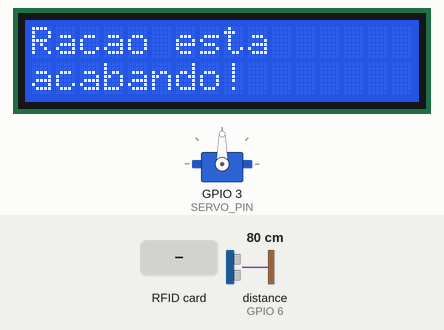
Recording of a sketch running on a simulated ESP32-S3. Shown: 16×2 character LCD, servo. Wiring (inferred from the names in the program): ultrasonic range finder: trigger GPIO 7; echo GPIO 6. Inputs (shaded band) come from the test bench; at power-on: distance to the obstacle (sensor on GPIO 6) 80 cm. The echo pulse lasts 58.3 µs per cm; the local clock reads 2024-03-15 10:24:30 at power-on unless the sketch sets it; EEPROM starts erased; what the sketch prints to the serial monitor is not drawn.

Above: at 2.8 s.
3.4 s: RFID card 00 00 00 01 held to the reader
At 4.9 s:
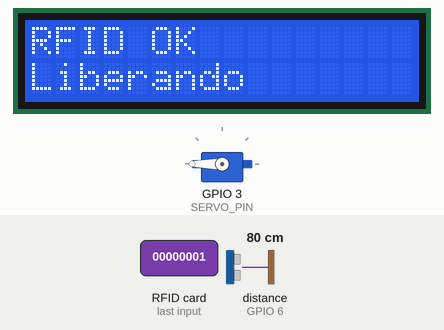
6.4 s: distance to the obstacle (sensor on GPIO 6) set to 13 cm
8.6 s: distance to the obstacle (sensor on GPIO 6) set to 10 cm
At 9.8 s:
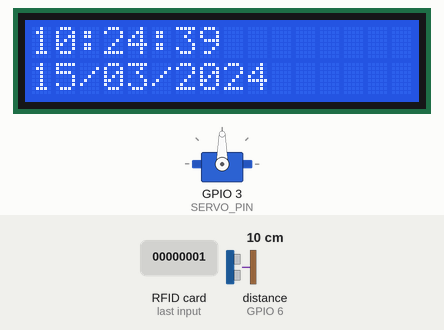
11.6 s: RFID card 5E 7A 19 C4 held to the reader
At 12.4 s:
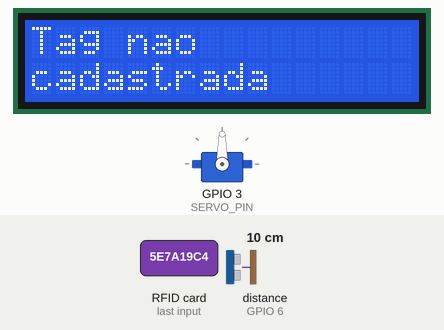
14.6 s: distance to the obstacle (sensor on GPIO 6) set to 18 cm
At 16.0 s:
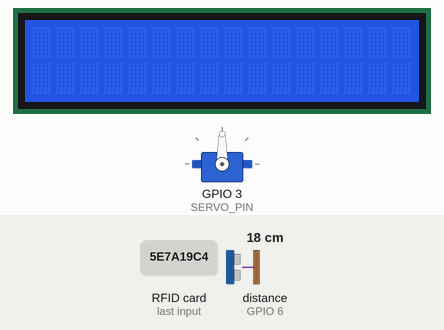
16.5 s: distance to the obstacle (sensor on GPIO 6) set to 2 cm
At 18.3 s:
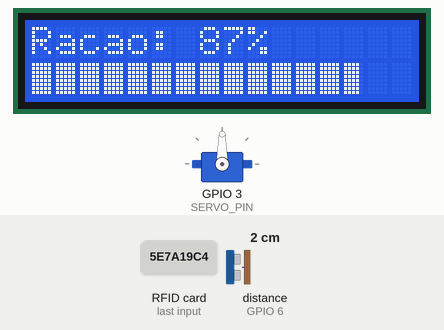
Timing chart, 0 to 19.8 s (numbered marks = the images above; inputs shaded):
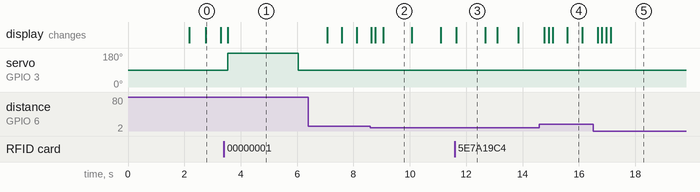

The sketch:

autofeeder_comentado.ino
```cpp
/*
 * ==================================================================
 *  ANIMAL AUTOFEEDER  -  Firmware do protótipo (Arduino Mega 2560)
 *  Physis Engineering
 * ==================================================================
 *
 *  O QUE É
 *  Um alimentador automático que reconhece cada animal pela tag RFID
 *  presa à coleira e libera ração apenas para os animais cadastrados.
 *  Também libera porções automáticas a cada 8 horas e mostra no
 *  display o nível de ração que ainda resta no reservatório.
 *
 *  O PROBLEMA QUE RESOLVE
 *  Em casas com mais de um animal, o pote é compartilhado: um come a
 *  ração do outro e a dieta prescrita pelo veterinário deixa de
 *  existir na prática. Saber quem está no pote resolve isso.
 *
 *  HARDWARE
 *    Arduino Mega 2560     controlador principal
 *    RFID RC522 (3,3 V)    identifica o animal       SPI: SS 53, RST 49
 *    Servo motor           abre e fecha o dosador    pino 3
 *    Ultrassônico HC-SR04  mede o nível de ração     TRIG 7, ECHO 6
 *    RTC DS3231            relógio com bateria       I2C
 *    LCD 16x2 I2C          interface com o tutor     I2C, endereço 0x27
 *
 *  COMO FUNCIONA (a cada volta do laço principal)
 *    1. Procura uma tag RFID no leitor
 *    2. Se a tag estiver cadastrada, libera uma porção
 *    3. Consulta o relógio: se já passaram 8 h da última porção, libera outra
 *    4. Mede o nível de ração (média das últimas 5 leituras)
 *    5. Atualiza o display, alternando as telas a cada 5 s
 *       (ou mostra o alerta piscante, se a ração estiver acabando)
 *
 *  SITUAÇÃO ATUAL
 *  Protótipo validado em bancada durante 48 h de teste contínuo:
 *  100% de leitura RFID até 3 cm, servo sem travamentos com ração de
 *  diferentes tamanhos e relógio sem desvio perceptível.
 *  A próxima fase (ESP32) está descrita no final deste arquivo.
 *
 *  BIBLIOTECAS: LiquidCrystal_I2C, MFRC522, Servo, RTClib (Adafruit)
 */

#include <LiquidCrystal_I2C.h>
#include <SPI.h>
#include <MFRC522.h>
#include <Servo.h>
#include <RTClib.h>
#include <Wire.h>
#include <EEPROM.h>

// ------------------------------------------------------------------
// Pinos
// ------------------------------------------------------------------
#define SS_PIN    53
#define RST_PIN   49
#define SERVO_PIN 3
#define TRIG_PIN  7
#define ECHO_PIN  6

// ------------------------------------------------------------------
// Parâmetros ajustáveis
// ------------------------------------------------------------------
const unsigned long INTERVALO_ALIMENTACAO_S = 8UL * 3600UL;  // porção automática a cada 8 h
const unsigned long TEMPO_TELA_MS     = 5000;   // tempo de cada tela no display
const unsigned long TEMPO_PISCA_MS    = 500;    // ritmo do alerta piscante
const unsigned int  TEMPO_DOSAGEM_MS  = 2500;   // tempo com o dosador aberto = tamanho da porção
const float ALTURA_RESERVATORIO_CM    = 15.0;   // distância do sensor até o fundo (vazio)
const float LIMIAR_RACAO_BAIXA_CM     = 12.0;   // a partir daqui, alerta de ração acabando
const int   EEPROM_ULTIMA_ALIMENTACAO = 0;      // endereço onde o horário fica salvo

// ------------------------------------------------------------------
// Animais cadastrados
// ------------------------------------------------------------------
// Cada linha é o código (UID) da tag RFID de um animal.
// Para descobrir o UID de uma tag nova: abra o Monitor Serial
// (9600 baud) e aproxime a tag do leitor, o código aparece na tela.
const byte TAGS_AUTORIZADAS[][4] = {
  {0x00, 0x00, 0x00, 0x01},   // Animal 1  (exemplo: substituir pelo UID real)
  {0x00, 0x00, 0x00, 0x02},   // Animal 2  (exemplo: substituir pelo UID real)
};
const int NUM_TAGS = sizeof(TAGS_AUTORIZADAS) / sizeof(TAGS_AUTORIZADAS[0]);

// ------------------------------------------------------------------
// Objetos e estado do sistema
// ------------------------------------------------------------------
LiquidCrystal_I2C lcd(0x27, 16, 2);
MFRC522 rfid(SS_PIN, RST_PIN);
Servo servoRacao;
RTC_DS3231 rtc;

unsigned long contadorRFID = 0;      // quantas vezes os animais usaram o alimentador
unsigned long ultimaTrocaTela = 0;
unsigned long ultimoPisca = 0;
uint32_t ultimaAlimentacao = 0;      // horário da última porção (segundos, via RTC)
int  telaAtual = 0;
bool emAlerta = false;
bool piscaAceso = true;

// Média móvel do sensor ultrassônico (5 amostras)
const int NUM_AMOSTRAS = 5;
float amostras[NUM_AMOSTRAS];
int   indiceAmostra = 0;
int   amostrasValidas = 0;

// ------------------------------------------------------------------
// Barra gráfica do display
// ------------------------------------------------------------------
// O LCD permite criar 8 caracteres personalizados (memória CGRAM).
// Criamos 5 blocos com 1 a 5 colunas preenchidas: assim cada uma das
// 16 posições tem 5 níveis, e a barra ganha 80 passos em vez de 16.
void criarCaracteresBarra() {
  for (int colunas = 1; colunas <= 5; colunas++) {
    byte linha = (0x1F << (5 - colunas)) & 0x1F;
    byte desenho[8];
    for (int i = 0; i < 8; i++) desenho[i] = linha;
    lcd.createChar(colunas - 1, desenho);
  }
}

void desenharBarra(int porcentagem) {
  int total = map(porcentagem, 0, 100, 0, 80);
  lcd.setCursor(0, 1);
  for (int i = 0; i < 16; i++) {
    int preenchido = constrain(total - i * 5, 0, 5);
    if (preenchido == 0) lcd.print(" ");
    else lcd.write(byte(preenchido - 1));
  }
}

// ------------------------------------------------------------------
// Identificação do animal
// ------------------------------------------------------------------
bool tagAutorizada() {
  if (rfid.uid.size != 4) return false;   // as tags usadas têm UID de 4 bytes
  for (int t = 0; t < NUM_TAGS; t++) {
    bool igual = true;
    for (int b = 0; b < 4; b++) {
      if (rfid.uid.uidByte[b] != TAGS_AUTORIZADAS[t][b]) igual = false;
    }
    if (igual) return true;
  }
  return false;
}

void imprimirUID() {
  Serial.print("Tag lida: {");
  for (byte i = 0; i < rfid.uid.size; i++) {
    Serial.print("0x");
    if (rfid.uid.uidByte[i] < 0x10) Serial.print("0");
    Serial.print(rfid.uid.uidByte[i], HEX);
    if (i < rfid.uid.size - 1) Serial.print(", ");
  }
  Serial.println("}");
}

// ------------------------------------------------------------------
// Dosagem
// ------------------------------------------------------------------
// O horário da última porção é guardado na EEPROM (memória que não
// apaga sem energia). Se faltar luz, o alimentador volta sabendo
// quando foi a última refeição e não repete nem pula uma porção.
void salvarUltimaAlimentacao() {
  EEPROM.put(EEPROM_ULTIMA_ALIMENTACAO, ultimaAlimentacao);
}

void liberarRacao() {
  servoRacao.write(180);           // abre o dosador
  delay(TEMPO_DOSAGEM_MS);
  servoRacao.write(90);            // fecha
  ultimaAlimentacao = rtc.now().unixtime();
  salvarUltimaAlimentacao();
}

// ------------------------------------------------------------------
// Nível de ração
// ------------------------------------------------------------------
// O sensor mede a distância até a superfície da ração:
// quanto maior a distância, menos ração no reservatório.
// d = (tempo de ida e volta do som x velocidade do som) / 2
float lerDistancia() {
  digitalWrite(TRIG_PIN, LOW);  delayMicroseconds(2);
  digitalWrite(TRIG_PIN, HIGH); delayMicroseconds(10);
  digitalWrite(TRIG_PIN, LOW);
  long duracao = pulseIn(ECHO_PIN, HIGH, 30000);
  if (duracao == 0) return -1;     // sem eco: leitura inválida (sensor solto ou com defeito)
  float distancia = duracao * 0.0343 / 2.0;
  if (distancia > ALTURA_RESERVATORIO_CM) distancia = ALTURA_RESERVATORIO_CM;
  return distancia;
}

// Média das últimas 5 leituras: elimina a oscilação de cerca de
// 0,3 cm observada nos testes e deixa a barra do display estável.
// Leituras inválidas são descartadas. Se o sensor parar de responder,
// o sistema considera o reservatório vazio e mostra o alerta: é mais
// seguro avisar o tutor do que mostrar "cheio" sem saber.
float lerDistanciaMedia() {
  float leitura = lerDistancia();
  if (leitura >= 0) {
    amostras[indiceAmostra] = leitura;
    indiceAmostra = (indiceAmostra + 1) % NUM_AMOSTRAS;
    if (amostrasValidas < NUM_AMOSTRAS) amostrasValidas++;
  }
  if (amostrasValidas == 0) return ALTURA_RESERVATORIO_CM;

  float soma = 0;
  for (int i = 0; i < amostrasValidas; i++) soma += amostras[i];
  return soma / amostrasValidas;
}

// ------------------------------------------------------------------
// Telas do display
// ------------------------------------------------------------------
void mostrarMensagem(const char *linha1, const char *linha2) {
  lcd.clear();
  lcd.setCursor(0, 0); lcd.print(linha1);
  lcd.setCursor(0, 1); lcd.print(linha2);
}

void telaRelogio(DateTime agora) {
  char linha1[17], linha2[17];
  sprintf(linha1, "%02d:%02d:%02d", agora.hour(), agora.minute(), agora.second());
  sprintf(linha2, "%02d/%02d/%04d", agora.day(), agora.month(), agora.year());
  lcd.setCursor(0, 0); lcd.print(linha1);
  lcd.setCursor(0, 1); lcd.print(linha2);
}

void telaNivel(int porcentagem) {
  lcd.setCursor(0, 0);
  lcd.print("Racao: "); lcd.print(porcentagem); lcd.print("%  ");
  desenharBarra(porcentagem);
}

void telaContador() {
  lcd.setCursor(0, 0); lcd.print("Pet utilizou:");
  lcd.setCursor(0, 1); lcd.print(contadorRFID); lcd.print(" vezes");
}

// Alerta de ração baixa: interrompe as telas normais e pisca
// a mensagem até o reservatório ser reabastecido.
void telaAlerta() {
  if (millis() - ultimoPisca < TEMPO_PISCA_MS) return;
  ultimoPisca = millis();
  piscaAceso = !piscaAceso;
  if (piscaAceso) mostrarMensagem("Racao esta", "acabando!");
  else lcd.clear();
}

// ------------------------------------------------------------------
// Inicialização
// ------------------------------------------------------------------
void setup() {
  Serial.begin(9600);
  lcd.init(); lcd.backlight();
  criarCaracteresBarra();
  SPI.begin(); rfid.PCD_Init();

  if (!rtc.begin()) {
    mostrarMensagem("Erro RTC", "Verifique I2C");
    while (1);
  }
  // Se a bateria do relógio acabou, acerta com o horário da compilação
  if (rtc.lostPower()) rtc.adjust(DateTime(F(__DATE__), F(__TIME__)));

  // Recupera o horário da última porção salvo antes de desligar
  EEPROM.get(EEPROM_ULTIMA_ALIMENTACAO, ultimaAlimentacao);
  uint32_t agora = rtc.now().unixtime();
  if (ultimaAlimentacao == 0xFFFFFFFF || ultimaAlimentacao > agora) {
    ultimaAlimentacao = agora;     // primeira vez ligado: começa a contar agora
    salvarUltimaAlimentacao();
  }

  servoRacao.attach(SERVO_PIN);
  servoRacao.write(90);            // dosador fechado
  pinMode(TRIG_PIN, OUTPUT);
  pinMode(ECHO_PIN, INPUT);

  mostrarMensagem("Pet Feeder", "Iniciando");
  delay(2000); lcd.clear();
}

// ------------------------------------------------------------------
// Laço principal
// ------------------------------------------------------------------
void loop() {
  // 1 e 2. Animal no pote: libera ração só se a tag estiver cadastrada
  if (rfid.PICC_IsNewCardPresent() && rfid.PICC_ReadCardSerial()) {
    imprimirUID();
    if (tagAutorizada()) {
      contadorRFID++;
      mostrarMensagem("RFID OK", "Liberando");
      liberarRacao();
    } else {
      mostrarMensagem("Tag nao", "cadastrada");
    }
    rfid.PICC_HaltA();
    rfid.PCD_StopCrypto1();
    delay(1000); lcd.clear();
  }

  // 3. Porção automática: consulta o relógio (RTC), não o millis(),
  //    para continuar correto mesmo depois de uma queda de energia
  DateTime agora = rtc.now();
  uint32_t segundos = agora.unixtime();
  if (segundos < ultimaAlimentacao) ultimaAlimentacao = segundos;   // relógio foi reajustado
  if (segundos - ultimaAlimentacao >= INTERVALO_ALIMENTACAO_S) {
    mostrarMensagem("Horario", "Liberando");
    liberarRacao();
    delay(1000); lcd.clear();
  }

  // 4. Nível de ração
  float distancia = lerDistanciaMedia();
  int porcentagem = map((int)(distancia * 10), 0, (int)(ALTURA_RESERVATORIO_CM * 10), 100, 0);
  bool racaoBaixa = distancia >= LIMIAR_RACAO_BAIXA_CM;

  // 5. Display
  if (racaoBaixa) {
    if (!emAlerta) { emAlerta = true; lcd.clear(); }
    telaAlerta();
  } else {
    if (emAlerta) { emAlerta = false; lcd.clear(); ultimaTrocaTela = millis(); }

    if (millis() - ultimaTrocaTela >= TEMPO_TELA_MS) {
      ultimaTrocaTela = millis();
      telaAtual = (telaAtual + 1) % 3;
      lcd.clear();
    }
    if (telaAtual == 0)      telaRelogio(agora);
    else if (telaAtual == 1) telaNivel(porcentagem);
    else                     telaContador();
  }

  delay(100);
}

/*
 * ==================================================================
 *  PRÓXIMOS PASSOS (versão ESP32)
 * ==================================================================
 *  - Trocar o Arduino Mega por ESP32: traz Wi-Fi e Bluetooth.
 *  - Motor de passo (Nema 17 + A4988) no lugar do servo, para porções
 *    mais precisas, e célula de carga (HX711) para pesar o que foi
 *    servido e o que foi consumido.
 *  - Avisos no celular pelo Telegram (ração acabando, porção servida).
 *  - Perfil por animal: tamanho de porção e limite diário diferentes
 *    para cada tag. Hoje uma tag cadastrada libera ração toda vez que
 *    o animal se aproxima, sem limite de porções por dia.
 *  - Integração com a coleira GPS/BLE, que passa a identificar o
 *    animal no pote no lugar da tag RFID.
 * ==================================================================
 */
```

Measured:
- the behaviour switches between 12 and 11 cm on distance to the obstacle (sensor on GPIO 6) (found by bisection; images 1 and 2)
- after the input at 3.4 s, servo on GPIO 3 (SERVO_PIN): 90° → 180° after 0.14 s, → 90° 2.5 s later; the display: changes after 0.14 s (image 1)
- after the input at 8.6 s, the display: first differs from a run without the input after 0.17 s (image 2 shows a later state)
- after the input at 11.6 s, the display: changes after 0.05 s (image 3)
- after the input at 14.6 s, the display: first changes after 0.17 s (image 4 shows a later state)
- after the input at 16.5 s, the display: first changes after 0.16 s (image 5 shows a later state)
- what the display in image 0 shows lasts 0.5 s, from 2.8 s to 3.3 s
